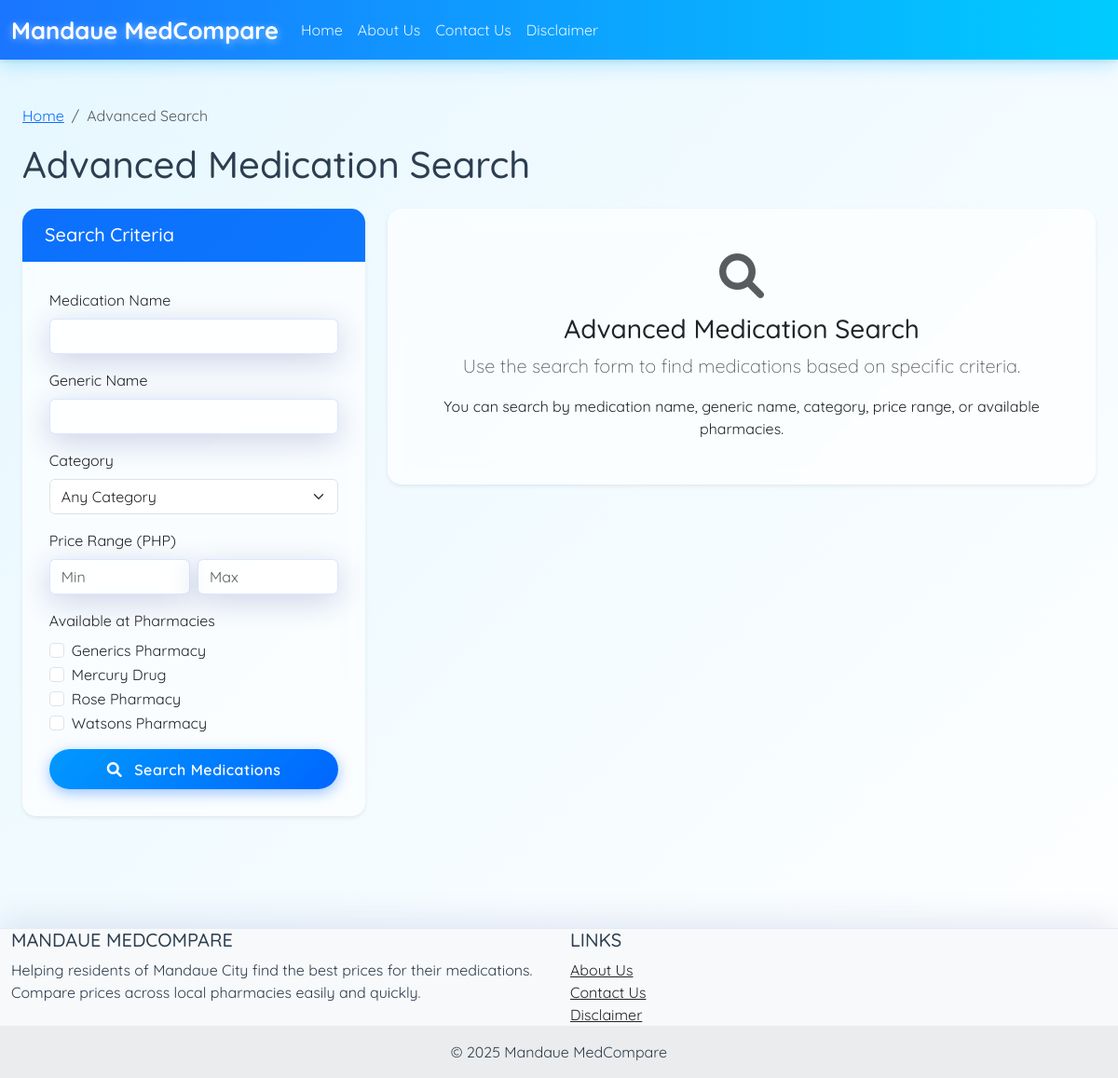
Screenshot of /user/manual_search.php with the database file from the repository.
### tables this page shows
CREATE TABLE `pharmacies` (
  `id` int(11) NOT NULL,
  `name` varchar(255) NOT NULL,
  `address` text NOT NULL,
  `contact` varchar(100) DEFAULT NULL,
  `latitude` decimal(10,8) DEFAULT NULL,
  `longitude` decimal(11,8) DEFAULT NULL,
  `created_at` timestamp NOT NULL DEFAULT current_timestamp(),
  `updated_at` timestamp NOT NULL DEFAULT current_timestamp() ON UPDATE current_timestamp()
);

### includes/db.php (called while the page is built, shortened)
<?php
require_once 'config.php';
class Database {
    private $connection;
    private static $instance = null;
    private function __construct() {
        $this->connection = new mysqli(DB_HOST, DB_USER, DB_PASS, DB_NAME);
        $this->connection->set_charset('utf8');
    }
    public static function getInstance() {
        if (self::$instance == null) {
            self::$instance = new Database();
        }
        return self::$instance;
    }
    public function query($sql) {
        return $this->connection->query($sql);
    }
}
?>

### user/includes/functions.php (called while the page is built, shortened)
<?php
require_once __DIR__ . '/../../includes/db.php';
function getAllPharmacies() {
    $db = Database::getInstance();
    $result = $db->query("SELECT * FROM pharmacies ORDER BY name");
    $pharmacies = [];
    while ($row = $result->fetch_assoc()) {
        $pharmacies[] = $row;
    }
    return $pharmacies;
}
?>

### includes/config.php (called while the page is built, shortened)
<?php
function sanitize($input) {
    return htmlspecialchars(trim($input), ENT_QUOTES, 'UTF-8');
}
?>

### user/manual_search.php (the view, shortened to what this page needs)
<?php
require_once 'includes/functions.php';
include_once 'includes/header.php';
$pharmacies = getAllPharmacies();
$results = [];
$searched = false;
$noResults = false;
?>
<div class="container py-4">
    <nav aria-label="breadcrumb">
        <ol class="breadcrumb">
            <li class="breadcrumb-item"><a href="index.php">Home</a></li>
            <li class="breadcrumb-item active" aria-current="page">Advanced Search</li>
        </ol>
    </nav>
    <h1 class="mb-4">Advanced Medication Search</h1>
    <div class="row">
        <div class="col-lg-4">
            <div class="card shadow-sm mb-4">
                <div class="card-header bg-primary text-white">
                    <h5 class="mb-0">Search Criteria</h5>
                </div>
                <div class="card-body">
                    <form method="POST" action="">
                        <div class="mb-3">
                            <label for="medication_name" class="form-label">Medication Name</label>
                            <input type="text" class="form-control" id="medication_name" name="medication_name"
                                   value="<?php echo isset($medicationName) ? htmlspecialchars($medicationName) : ''; ?>">
                        </div>
                        <div class="mb-3">
                            <label for="generic_name" class="form-label">Generic Name</label>
                            <input type="text" class="form-control" id="generic_name" name="generic_name"
                                   value="<?php echo isset($genericName) ? htmlspecialchars($genericName) : ''; ?>">
                        </div>
                        <div class="mb-3">
                            <label for="category" class="form-label">Category</label>
                            <select class="form-select" id="category" name="category">
                                <option value="">Any Category</option>
                            </select>
                        </div>
                        <div class="mb-3">
                            <label class="form-label">Price Range (PHP)</label>
                            <div class="row g-2">
                                <div class="col-6">
                                    <input type="number" class="form-control" name="price_min" placeholder="Min" min="0"
                                           value="<?php echo isset($priceMin) ? $priceMin : ''; ?>">
                                </div>
                                <div class="col-6">
                                    <input type="number" class="form-control" name="price_max" placeholder="Max" min="0"
                                           value="<?php echo isset($priceMax) ? $priceMax : ''; ?>">
                                </div>
                            </div>
                        </div>
                        <div class="mb-3">
                            <label class="form-label">Available at Pharmacies</label>
                            <?php foreach ($pharmacies as $pharmacy): ?>
                                <div class="form-check">
                                    <input class="form-check-input" type="checkbox" name="pharmacies[]"
                                           value="<?php echo $pharmacy['id']; ?>" id="pharmacy<?php echo $pharmacy['id']; ?>"
                                           <?php echo (isset($selectedPharmacies) && in_array($pharmacy['id'], $selectedPharmacies)) ? 'checked' : ''; ?>>
                                    <label class="form-check-label" for="pharmacy<?php echo $pharmacy['id']; ?>">
                                        <?php echo sanitize($pharmacy['name']); ?>
                                    </label>
                                </div>
                            <?php endforeach; ?>
                        </div>
                        <div class="d-grid">
                            <button type="submit" class="btn btn-primary">
                                <i class="fas fa-search me-2"></i> Search Medications
                            </button>
                        </div>
                    </form>
                </div>
            </div>
        </div>
        <div class="col-lg-8">
            <?php if ($searched): ?>
                <div class="card shadow-sm mb-4">
                    <div class="card-header bg-primary text-white">
                        <h5 class="mb-0">Search Results</h5>
                    </div>
                    <div class="card-body">
                        <?php if ($noResults): ?>
                            <div class="alert alert-info">
                                <i class="fas fa-info-circle me-2"></i> No medications found matching your search criteria.
                                <p class="mt-2 mb-0">
                                    Try adjusting your search parameters or <a href="index.php" class="alert-link">browse all medications</a>.
                                </p>
                            </div>
                        <?php else: ?>
                            <p class="text-muted mb-3"><?php echo count($results); ?> medications found</p>
                            <div class="list-group">
                                <?php foreach ($results as $medication): ?>
                                    <a href="details.php?id=<?php echo $medication['id']; ?>" class="list-group-item list-group-item-action">
                                        <div class="d-flex w-100 justify-content-between">
                                            <h5 class="mb-1"><?php echo sanitize($medication['name']); ?> <?php echo sanitize($medication['dosage'] . ' ' . $medication['form']); ?></h5>
                                            <?php if (isset($medication['min_price']) && $medication['min_price']): ?>
                                                <span class="badge bg-primary rounded-pill">From <?php echo formatPrice($medication['min_price']); ?></span>
                                            <?php endif; ?>
                                        </div>
                                        <?php if (!empty($medication['generic_name'])): ?>
                                            <p class="mb-1 text-muted">Generic: <?php echo sanitize($medication['generic_name']); ?></p>
                                        <?php endif; ?>
                                        <div class="d-flex justify-content-between align-items-center mt-2">
                                            <small class="text-muted">
                                                Available at <?php echo $medication['pharmacy_count']; ?> pharmacies
                                            </small>
                                            <span class="btn btn-sm btn-outline-primary">View Details</span>
                                        </div>
                                    </a>
                                <?php endforeach; ?>
                            </div>
                        <?php endif; ?>
                    </div>
                </div>
            <?php else: ?>
                <div class="card shadow-sm">
                    <div class="card-body p-5 text-center">
                        <i class="fas fa-search fa-3x text-muted mb-3"></i>
                        <h3>Advanced Medication Search</h3>
                        <p class="lead text-muted">
                            Use the search form to find medications based on specific criteria.
                        </p>
                        <p class="mb-0">
                            You can search by medication name, generic name, category, price range, or available pharmacies.
                        </p>
                    </div>
                </div>
            <?php endif; ?>
        </div>
    </div>
</div>
<?php include_once 'includes/footer.php'; ?>

### assets/css/styles.css (style rules this page uses)
body { background: linear-gradient(135deg, #e6f7ff 0%, #ffffff 100%); color: #2c3e50; font-family: 'Quicksand', 'Segoe UI', sans-serif; }
.container { max-width: 1200px; }
.card, .btn, .form-control, .dropdown-menu, .alert { backdrop-filter: blur(10px); -webkit-backdrop-filter: blur(10px); background-color: rgba(255, 255, 255, 0.65); border: 1px solid rgba(148, 176, 255, 0.3); box-shadow: 0 8px 32px 0 rgba(31, 38, 135, 0.2); }
.card { border: none; border-radius: 15px; transition: transform 0.4s ease, box-shadow 0.4s ease; overflow: hidden; }
.card-header { background: linear-gradient(135deg, rgba(0, 123, 255, 0.1) 0%, rgba(0, 192, 255, 0.1) 100%); font-weight: 600; border-bottom: 1px solid rgba(0, 140, 255, 0.2); padding: 1rem 1.5rem; }
.card-body { padding: 1.8rem; }
.btn { border-radius: 50px; padding: 0.6rem 1.2rem; font-weight: 600; letter-spacing: 0.5px; transition: all 0.3s ease; border: none; }
.btn-primary { background: linear-gradient(135deg, #0099ff 0%, #0066ff 100%); box-shadow: 0 4px 15px rgba(0, 102, 255, 0.4); }

### rows the page displays
pharmacies: name "Generics Pharmacy"
pharmacies: name "Mercury Drug"
pharmacies: name "Rose Pharmacy"
pharmacies: name "Watsons Pharmacy"

### other values shown
APP_NAME "Mandaue MedCompare"
APP_NAME "MANDAUE MEDCOMPARE"
